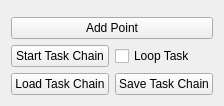
<?xml version="1.0" encoding="UTF-8"?>
<ui version="4.0">
 <class>TaskListPanelWidget</class>
 <widget class="QWidget" name="taskListPanel">
  <layout class="QVBoxLayout" name="mainLayout">
   <item>
    <widget class="QWidget" name="table_container" native="true"/>
   </item>
   <item>
    <layout class="QHBoxLayout" name="row_add">
     <item>
      <widget class="QPushButton" name="btn_add_one_goal">
       <property name="text">
        <string>Add Point</string>
       </property>
      </widget>
     </item>
    </layout>
   </item>
   <item>
    <layout class="QHBoxLayout" name="row_start">
     <item>
      <widget class="QPushButton" name="btn_start_task_chain">
       <property name="text">
        <string>Start Task Chain</string>
       </property>
      </widget>
     </item>
     <item>
      <widget class="QCheckBox" name="loop_task_checkbox">
       <property name="text">
        <string>Loop Task</string>
       </property>
      </widget>
     </item>
    </layout>
   </item>
   <item>
    <layout class="QHBoxLayout" name="row_file">
     <item>
      <widget class="QPushButton" name="btn_load_task_chain">
       <property name="text">
        <string>Load Task Chain</string>
       </property>
      </widget>
     </item>
     <item>
      <widget class="QPushButton" name="btn_save_task_chain">
       <property name="text">
        <string>Save Task Chain</string>
       </property>
      </widget>
     </item>
    </layout>
   </item>
  </layout>
 </widget>
 <resources/>
 <connections/>
</ui>
